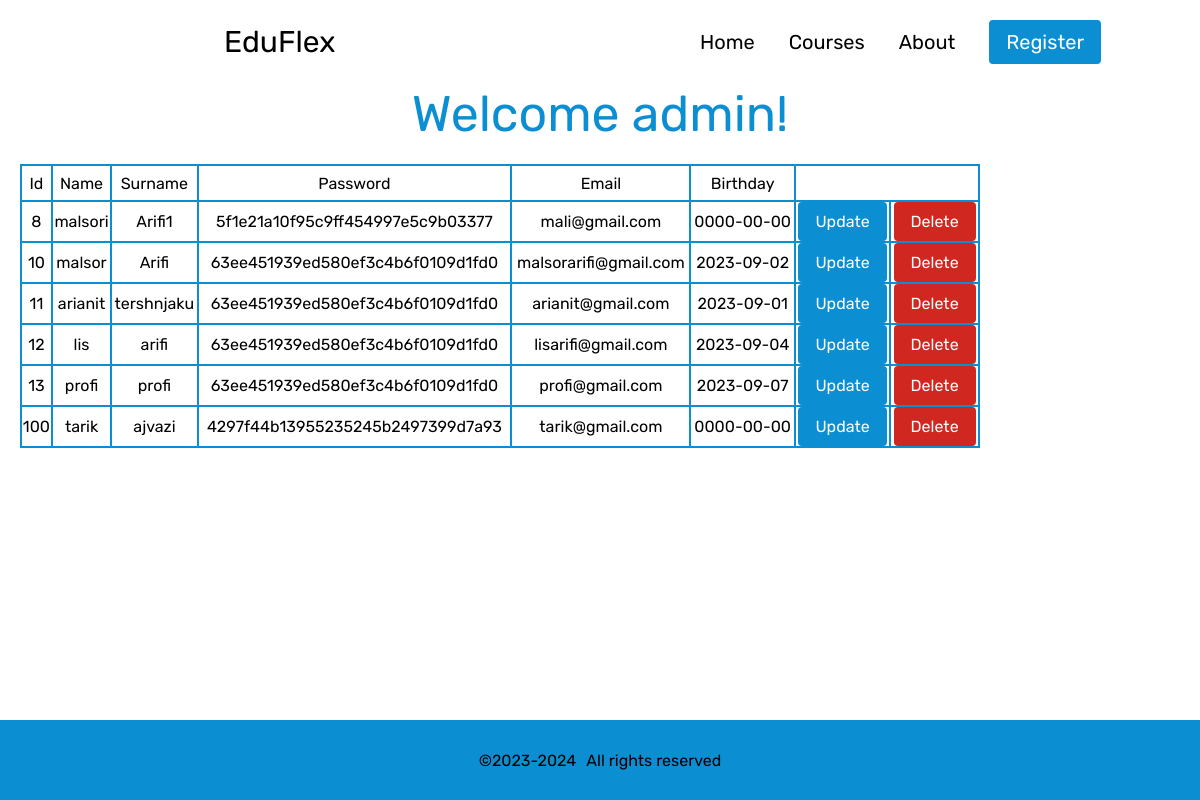
The app's page /coliprojekt/admin.php with its own data.
### tables this page shows
CREATE TABLE `registration` (
  `id` int(11) NOT NULL,
  `firstName` varchar(30) DEFAULT NULL,
  `lastName` varchar(30) DEFAULT NULL,
  `password` char(50) DEFAULT NULL,
  `email` varchar(30) DEFAULT NULL,
  `birthday` date DEFAULT NULL,
  `gender` varchar(30) DEFAULT NULL,
  `course` varchar(30) DEFAULT NULL,
  `roli` int(2) NOT NULL
);

### coliprojekt/admin.php (the view, shortened to what this page needs)
<!DOCTYPE html>
<html lang="en">
<head>
    <link rel="stylesheet" href="admin.css?v=<?php echo time();?>">
</head>
<body>
    <div id="navpc">
        <div class="logosection">
            <img src="logo.png">
            <p>EduFlex</p>
        </div>
        <ul>
            <li><a href="">Home</a></li>
            <li><a href="">Courses</a></li>
            <li><a href="">About</a></li>
            <li><a href=""><button class="buttons">Register</button></a></li>
        </ul>
    </div>
    <center><p id="admheader">Welcome admin!</p></center>
    <table>
            <tr>
                <td>Id</td>
                <td> Name</td>
                <td>Surname</td>
                <td>Password</td>
                <td>Email</td>
                <td>Birthday</td>
            </tr>
            <?php
                $con =mysqli_connect('localhost','root','','eduflex');
                    mysqli_select_db($con,'eduflex');
                $select = "SELECT * FROM registration;";
                $query = mysqli_query($con,$select);
                while($row = mysqli_fetch_array($query))
                {
                    $id = $row['id'];
                    $firstName = $row['firstName'];
                    $lastName = $row['lastName'];
                    $password = $row['password'];
                    $email = $row['email'];
                    $birthday = $row['birthday'];
                    $password=md5($password);
            ?>
            <tr>
                <td><?php echo $id; ?></td>
                <td><?php echo $firstName; ?></td>
                <td><?php echo $lastName; ?></td>
                <td><?php echo $password; ?></td>
                <td><?php echo $email; ?></td>
                <td><?php echo $birthday; ?></td>
                <td><a href="admupdate.php?update=<?php echo $id; ?>"><input type="submit" id="updatebtn" value="Update"></a></td>
                <td><a href="admdelete.php?delete=<?php echo $id; ?>"><input type="submit" id="deletebtn" value="Delete"></a></td>
            </tr>
              <?php  } ?>
        </table>
        <div id="footer">
    &copy;2023-<?php echo date("Y")  ?><p class="rightsreserved">All rights reserved</p>
    </div>
</body>
</html>

### coliprojekt/admin.css (style rules this page uses)
* { box-sizing: border-box; margin: 0; padding: 0; font-family: 'Rubik', sans-serif; }
#admheader { font-size: 50px; color:rgb(12,142,211); }
#navpc { margin: 20px 7%; display: flex; align-items: center; justify-content: space-between; }
.logosection { display: flex; align-items: center; justify-content: center; cursor: pointer; }
.logosection img { width: 130px; }
.logosection p { font-size: 30px; margin-left: 10px; }
#navpc ul li { display: inline; margin-right: 15px; margin-left: 15px; font-size: 20px; cursor: pointer; }
#navpc ul li a { text-decoration: none; color: black; transition: all 0.3s ease 0s; }
.buttons { padding: 8px 15px; border-radius: 4px; border: 2px solid rgb(12,142,211); background-color: rgb(12,142,211); font-size: 20px; color: white; cursor: pointer; transition: all 0.3s ease 0s; }
table,td,th { border:2px solid rgb(12,142,211); border-collapse: collapse; }
table { width:80%; margin:20px; }
table tr { height:3vw; text-align: center; }
a { text-decoration: none; }
#updatebtn { padding: 8px 15px; border-radius: 4px; border: 2px solid rgb(12,142,211); background-color: rgb(12,142,211); font-size: 16px; color: white; cursor: pointer; transition: all 0.3s ease 0s; }
#deletebtn { padding: 8px 15px; border-radius: 4px; border: 2px solid rgb(209, 39, 33); background-color: rgb(209, 39, 33); font-size: 16px; color: white; cursor: pointer; transition: all 0.3s ease 0s; }
#footer { width:100%; height:80px; margin-top: 20px; background-color: rgb(12,142,211) ; display: flex; align-items: center; justify-content: center; position: fixed; bottom: 0; }
.rightsreserved { padding-left:10px; }
body { min-height:100vh; display: flex; flex-direction: column; }

### records on screen
registration: id "8", firstName "malsori", lastName "Arifi1", password "5f1e21a10f95c9ff454997e5c9b03377", email "mali@gmail.com", birthday "0000-00-00"
registration: id "10", firstName "malsor", lastName "Arifi", password "63ee451939ed580ef3c4b6f0109d1fd0", email "malsorarifi@gmail.com", birthday "2023-09-02"
registration: id "11", firstName "arianit", lastName "tershnjaku", password "63ee451939ed580ef3c4b6f0109d1fd0", email "arianit@gmail.com", birthday "2023-09-01"
registration: id "12", firstName "lis", lastName "arifi", password "63ee451939ed580ef3c4b6f0109d1fd0", email "lisarifi@gmail.com", birthday "2023-09-04"
registration: id "13", firstName "profi", lastName "profi", password "63ee451939ed580ef3c4b6f0109d1fd0", email "profi@gmail.com", birthday "2023-09-07"
registration: id "100", firstName "tarik", lastName "ajvazi", password "4297f44b13955235245b2497399d7a93", email "tarik@gmail.com", birthday "0000-00-00"
